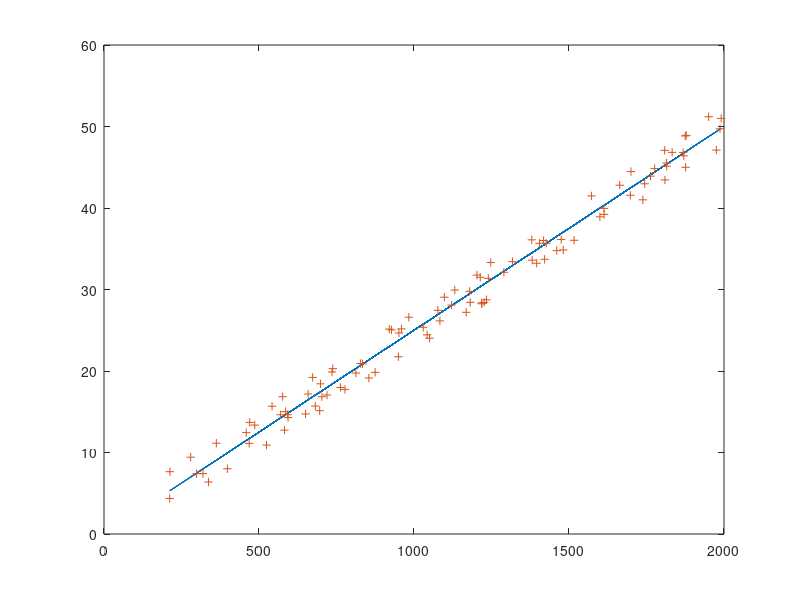

Source code (MATLAB): (Note: this script raises an error after producing the figure.)
x1 = 200.0;
y1 = 5.0;
x2 = 2000.0;
y2 = 50.0;

m = (y2 - y1)/(x2 - x1);


x = 1800*rand(100,1) + 200;


%x = linspace(x1, x2, 100)';

yIdeal  = m * (x - x1) + y1;

uncertainty = 5;
yrand = uncertainty * rand(size(x))-uncertainty / 2;
yActual = yIdeal + yrand;
plot(x, yIdeal, x, yActual, '+');
%, x, yrand, '+')


t0 = 0;
t1 = .025;
h = t0 + t1 * x;
error = 0.5/length(x)*sum((h - y).^2)

save houseData
a=[
       1361.7,       31.857
         1815,       42.914
       1788.2,       46.076
       803.31,       20.993
        968.6,       22.318
       1646.8,       42.266
       1861.6,       44.849
       1760.1,       42.103
       1099.4,        28.39
       1252.1,       29.526
       1864.6,       44.403
       499.01,        10.65
       873.85,        19.42
       666.93,       15.119
       1694.9,       40.226
       326.32,       5.8472
       705.85,       16.686
       1199.1,       30.056
       1314.1,       32.321
       937.62,       25.916
       665.17,       16.327
       950.14,       22.011
        887.7,       23.583
        373.4,       10.541
       436.31,        8.846
       1297.8,       32.298
       1381.1,       33.493
       1713.8,       42.379
       1099.7,       27.143
       752.96,        20.68
       505.58,       13.676
       287.78,       4.7659
       606.47,       12.785
       860.55,       20.199
       1222.1,       31.044
       1225.5,       32.768
       1601.8,       39.217
       1262.4,       31.276
       399.19,       7.9755
       1353.2,       34.906
       329.63,       9.3491
       858.52,       22.875
       717.15,       20.139
       1534.6,       36.103
       320.58,       9.5162
       1562.9,       38.906
       633.28,       14.728
       615.64,       13.115
       221.58,       6.9772
       438.45,       12.957
        576.9,       15.801
       585.53,       16.325
       1830.4,       44.983
       699.99,       15.956
       374.78,       8.7618
       1609.1,       39.009
       1401.5,       32.646
       1302.8,       31.537
       818.83,       19.173
       1442.6,       34.578
       620.41,       14.751
       754.45,       19.047
       843.14,         19.2
       590.06,       13.215
       1419.1,       35.421
       1524.8,       37.656
       218.03,       6.6254
       840.65,       20.016
       631.92,       17.334
       1869.7,       48.811
       1573.4,        40.66
        882.9,       21.243
       1434.7,       36.965
         1458,       34.117
       1262.7,       32.146
       1931.7,       46.353
       1606.4,       37.914
       1169.2,       27.005
       369.45,       6.8673
       1794.8,       47.148
       663.49,       16.713
       1034.3,       27.139
       795.44,       20.335
       1562.2,       40.249
       1645.1,       40.225
       1645.6,       42.881
       1777.9,       44.417
       357.45,       7.0105
       1402.2,       36.617
       1104.4,       28.443
       804.01,       19.509
       1259.4,       32.579
       833.48,        20.43
       572.09,       12.082
       671.88,       17.222
       377.57,       8.4334
       470.11,       11.301
       777.83,       19.876
       1269.9,       30.826
       476.73,       10.155];